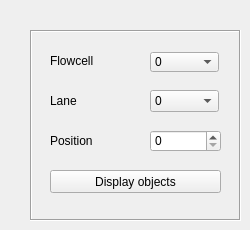
    <widget class="QWidget" name="tab_4">
     <attribute name="title">
      <string>Object Finder</string>
     </attribute>
     <widget class="QFrame" name="frame">
      <property name="geometry">
       <rect>
        <x>30</x>
        <y>30</y>
        <width>211</width>
        <height>191</height>
       </rect>
      </property>
      <property name="frameShape">
       <enum>QFrame::Box</enum>
      </property>
      <property name="frameShadow">
       <enum>QFrame::Sunken</enum>
      </property>
      <widget class="QLabel" name="label_10">
       <property name="geometry">
        <rect>
         <x>20</x>
         <y>20</y>
         <width>46</width>
         <height>21</height>
        </rect>
       </property>
       <property name="text">
        <string>Flowcell</string>
       </property>
      </widget>
      <widget class="QLabel" name="label_11">
       <property name="geometry">
        <rect>
         <x>20</x>
         <y>60</y>
         <width>46</width>
         <height>21</height>
        </rect>
       </property>
       <property name="text">
        <string>Lane</string>
       </property>
      </widget>
      <widget class="QLabel" name="label_12">
       <property name="geometry">
        <rect>
         <x>20</x>
         <y>100</y>
         <width>46</width>
         <height>21</height>
        </rect>
       </property>
       <property name="text">
        <string>Position</string>
       </property>
      </widget>
      <widget class="QSpinBox" name="objectPosition">
       <property name="geometry">
        <rect>
         <x>120</x>
         <y>100</y>
         <width>71</width>
         <height>22</height>
        </rect>
       </property>
      </widget>
      <widget class="QComboBox" name="objectFC">
       <property name="geometry">
        <rect>
         <x>120</x>
         <y>22</y>
         <width>69</width>
         <height>20</height>
        </rect>
       </property>
       <item>
        <property name="text">
         <string>0</string>
        </property>
       </item>
       <item>
        <property name="text">
         <string>1</string>
        </property>
       </item>
      </widget>
      <widget class="QComboBox" name="objectLane">
       <property name="geometry">
        <rect>
         <x>120</x>
         <y>60</y>
         <width>69</width>
         <height>22</height>
        </rect>
       </property>
       <item>
        <property name="text">
         <string>0</string>
        </property>
       </item>
       <item>
        <property name="text">
         <string>1</string>
        </property>
       </item>
       <item>
        <property name="text">
         <string>2</string>
        </property>
       </item>
       <item>
        <property name="text">
         <string>3</string>
        </property>
       </item>
       <item>
        <property name="text">
         <string>4</string>
        </property>
       </item>
       <item>
        <property name="text">
         <string>5</string>
        </property>
       </item>
       <item>
        <property name="text">
         <string>6</string>
        </property>
       </item>
       <item>
        <property name="text">
         <string>7</string>
        </property>
       </item>
      </widget>
      <widget class="QPushButton" name="objectDisplay">
       <property name="geometry">
        <rect>
         <x>20</x>
         <y>140</y>
         <width>171</width>
         <height>23</height>
        </rect>
       </property>
       <property name="text">
        <string>Display objects</string>
       </property>
      </widget>
     </widget>
    </widget>
